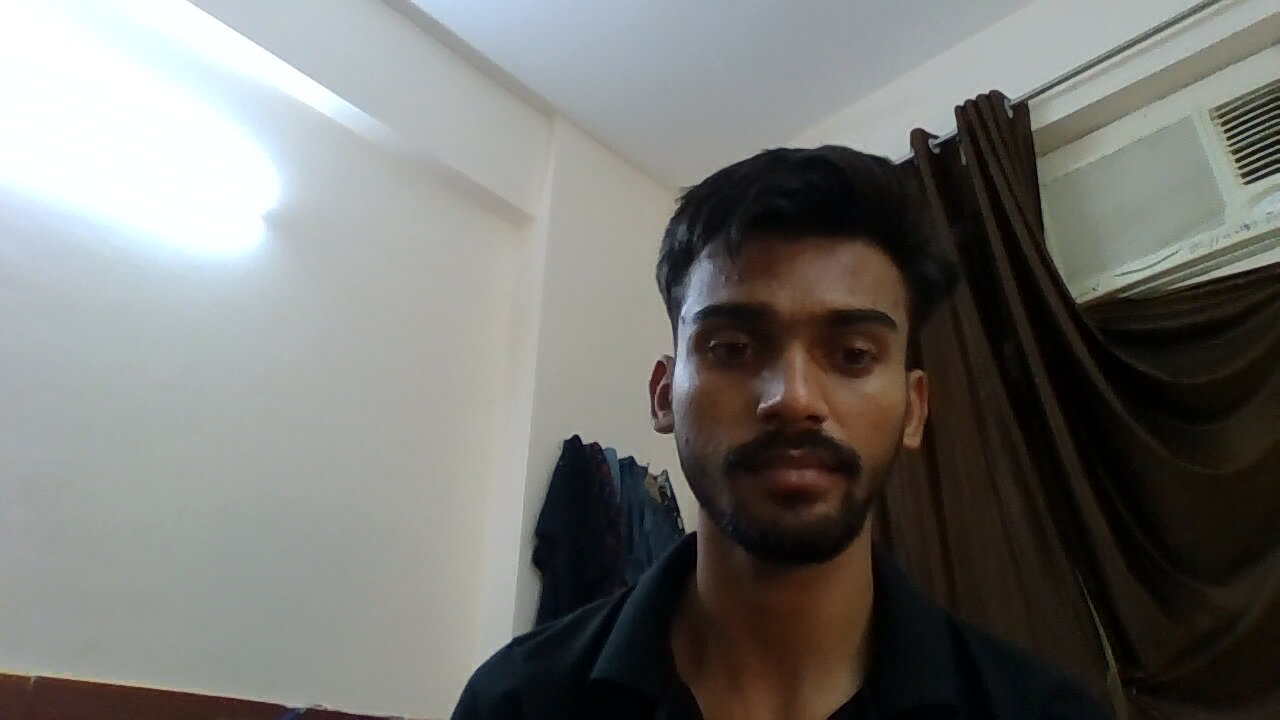
//> input picture faces/Priyanshu.jpg, 1280 x 720 px
$ ./2   (built with g++ and OpenCV 4)
//> lines starting //> are read from the running program, lines starting //| are printed output that depends on the picture; after the words box and inside, x2 and y2 are one past the last pixel; in counts of white or black regions, pixels touching at a corner belong together
#include <opencv2/opencv.hpp>
#include <opencv2/face.hpp>
#include <dlib/opencv.h>
#include <iostream>
#include <filesystem>
#include <unordered_map>

using namespace cv;
using namespace cv::face;
using namespace std;
namespace fs = std::filesystem;

const string faces_folder = "faces";

void recognizeFaces(const vector<Mat>& knownFaceImages, const vector<string>& knownFaceNames) {
    Ptr<LBPHFaceRecognizer> model = LBPHFaceRecognizer::create();

    // Convert string labels to integers for training
    unordered_map<string, int> labelMapping;
    vector<int> labels;

    int labelIndex = 0;
    for (const auto& name : knownFaceNames) {
        if (labelMapping.find(name) == labelMapping.end()) {
            labelMapping[name] = labelIndex++;
        }
        labels.push_back(labelMapping[name]);
    }

    model->train(knownFaceImages, labels);

    VideoCapture video(0);
    if (!video.isOpened()) {
        cerr << "Error: Couldn't open the camera." << endl;
        return;
    }

    CascadeClassifier faceCascade;
    if (!faceCascade.load(samples::findFile("lbpcascade_frontalface.xml"))) {
        cerr << "Error: Couldn't load face cascade." << endl;
        return;
    }

    Mat frame;
    vector<Rect> faces;

    while (true) {
        video >> frame;
        if (frame.empty()) {
            cerr << "Error: Couldn't capture frame." << endl;
            break;
        }

        Mat grayFrame;
        cvtColor(frame, grayFrame, COLOR_BGR2GRAY);

        faceCascade.detectMultiScale(grayFrame, faces, 1.1, 4, 0 | CASCADE_SCALE_IMAGE, Size(30, 30));

        for (const auto& face : faces) {
            Mat faceROI = grayFrame(face);
            resize(faceROI, faceROI, Size(100, 100), 1.0, 1.0, INTER_CUBIC);

            int predictedLabel = -1;
            double confidence = 0.0;
            model->predict(faceROI, predictedLabel, confidence);

            string personName = "Unknown";
            for (const auto& entry : labelMapping) {
                if (entry.second == predictedLabel) {
                    personName = entry.first;
                    break;
                }
            }

            rectangle(frame, face, Scalar(0, 255, 0), 2);
            putText(frame, "Person: " + personName, Point(face.x, face.y - 10), FONT_HERSHEY_SIMPLEX, 0.5, Scalar(255, 255, 255), 1);
        }

        imshow("Face Recognition", frame);

        if (waitKey(30) == 27) {
            cout << "Exiting program." << endl;
            break;
        }
    }
}

int main() {
    vector<Mat> knownFaceImages;
    vector<string> knownFaceNames;

    for (const auto& entry : fs::directory_iterator(faces_folder)) {
        if (entry.path().extension() != ".jpg")
            continue;

        Mat image = imread(entry.path().string(), IMREAD_GRAYSCALE);
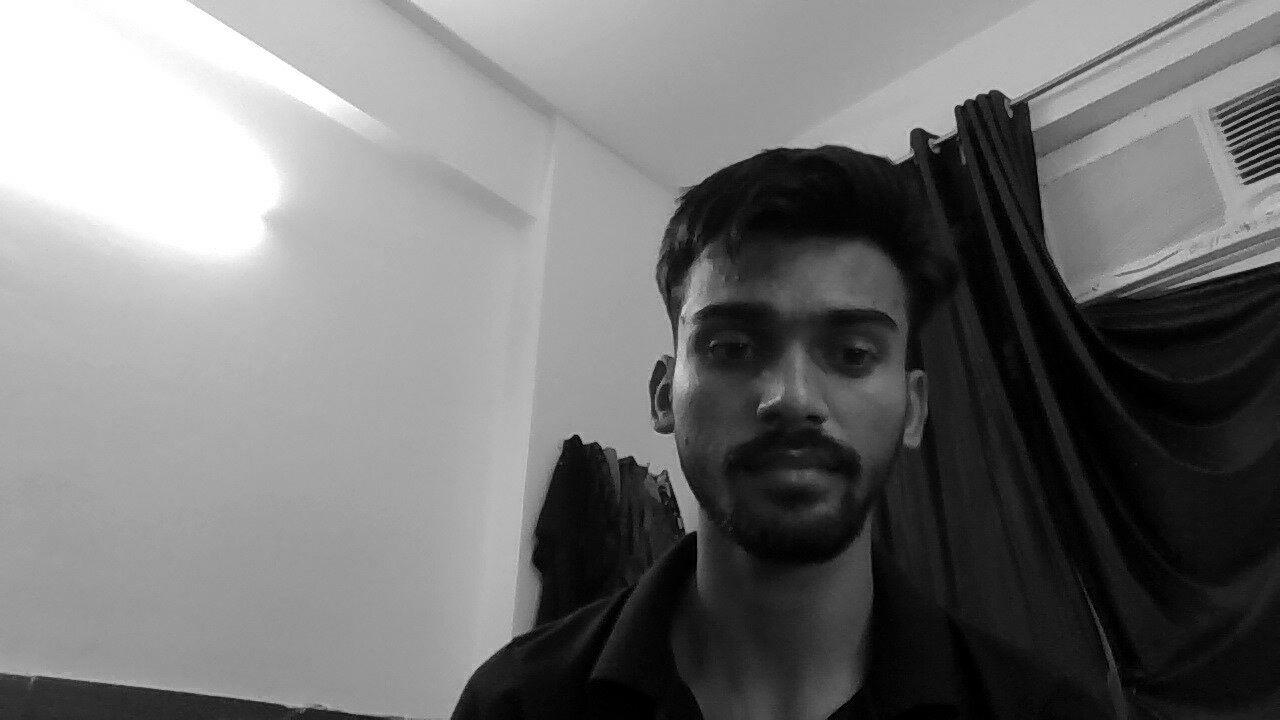
//> image: 720 rows x 1280 cols, CV_8UC1; min 0, max 255, mean 116.4
        if (image.empty()) {
            cerr << "Error: Couldn't read image " << entry.path().string() << endl;
            continue;
        }

        string personName = entry.path().stem().string();

        knownFaceImages.push_back(image);
        knownFaceNames.push_back(personName);
    }
//> pass 2 of the loop `for (const auto& entry : fs::directory_iterator(faces_folder))`:
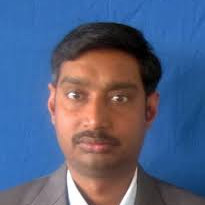
//> input picture faces/Director_Sir.jpg, 205 x 205 px
//> `Mat image = imread(entry.path().string(), IMREAD_GRAYSCALE);`:
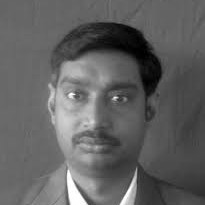
//> image: 205 rows x 205 cols, CV_8UC1; min 0, max 255, mean 97
//> pass 3 of the loop `for (const auto& entry : fs::directory_iterator(faces_folder))`:
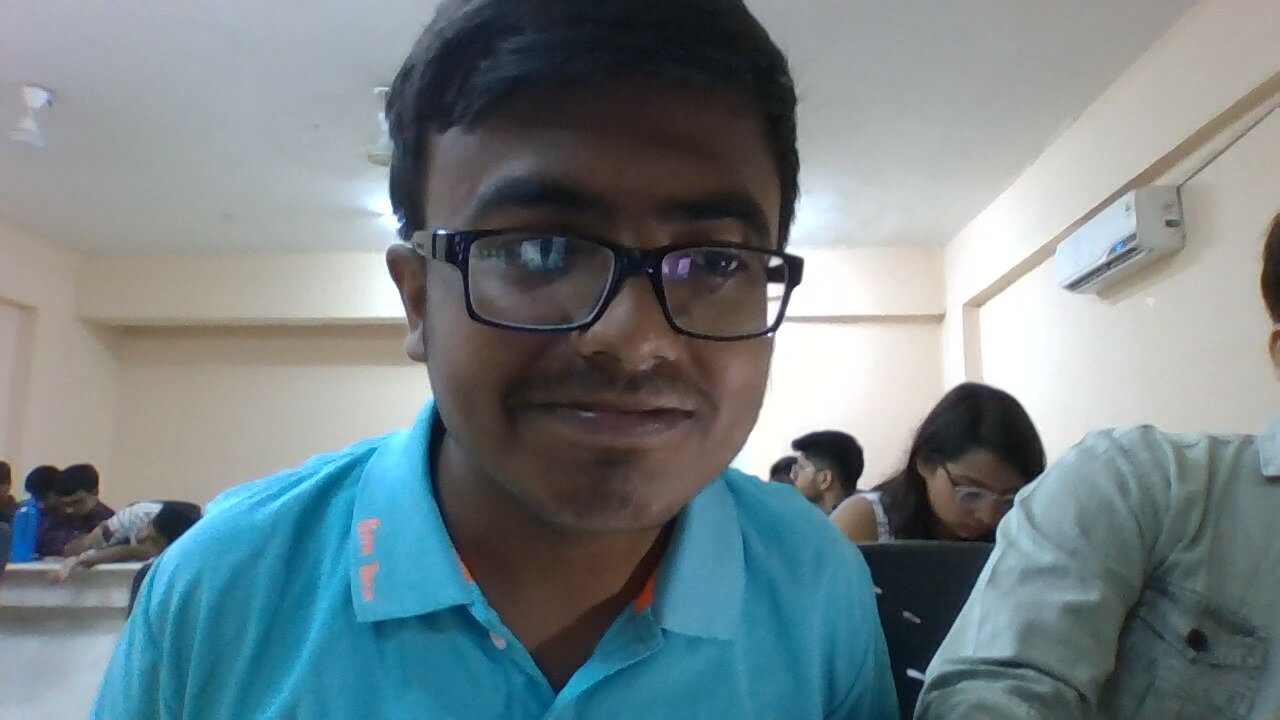
//> input picture faces/AsIf.jpg, 1280 x 720 px
//> `Mat image = imread(entry.path().string(), IMREAD_GRAYSCALE);`:
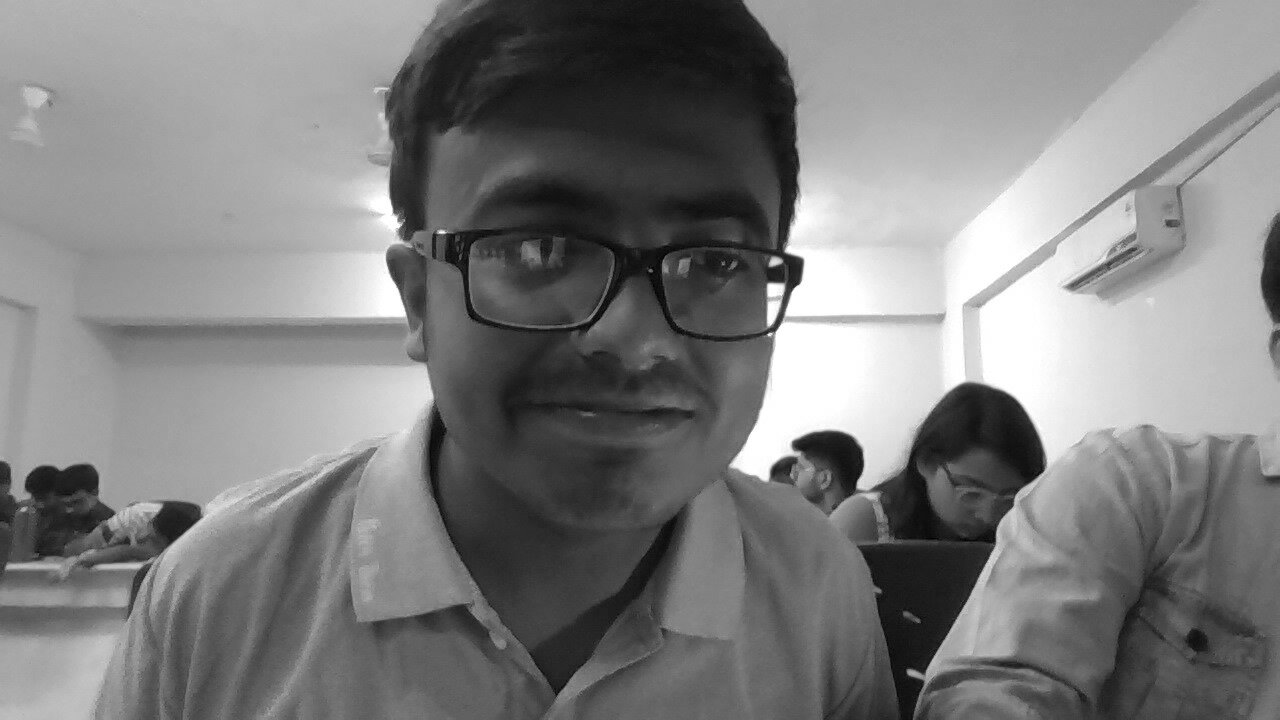
//> image: 720 rows x 1280 cols, CV_8UC1; min 0, max 255, mean 127.1

    if (knownFaceImages.empty()) {
        cerr << "Error: No face images found in the 'faces' folder." << endl;
        return 1;
    }

    recognizeFaces(knownFaceImages, knownFaceNames);
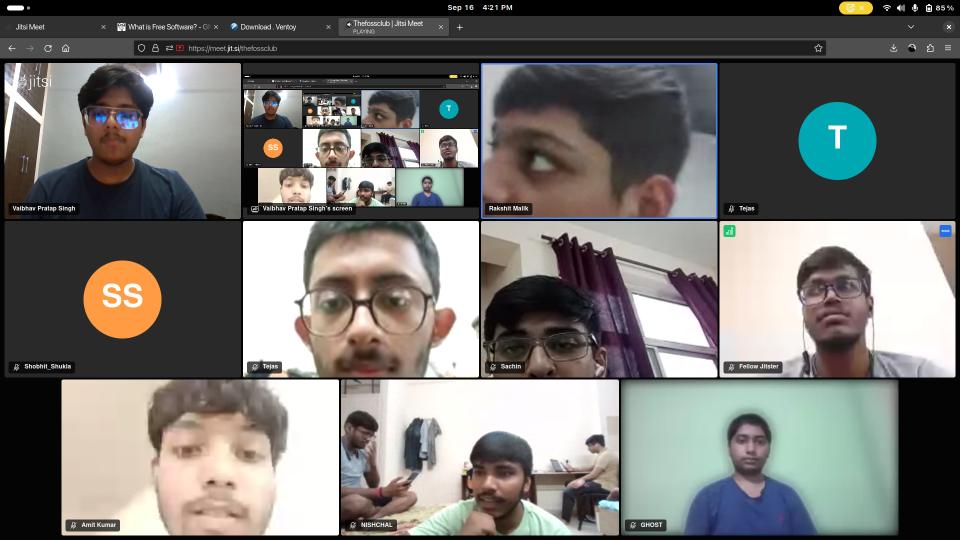
//> input picture test.png, 1920 x 1080 px, given in place of the camera (shown at 1/2 size)
//> in recognizeFaces, frame is the input picture: 1080 rows x 1920 cols, CV_8UC3; mean B, G, R 111.3, 114.7, 116.5
//> in recognizeFaces, `cvtColor(frame, grayFrame, COLOR_BGR2GRAY);`:
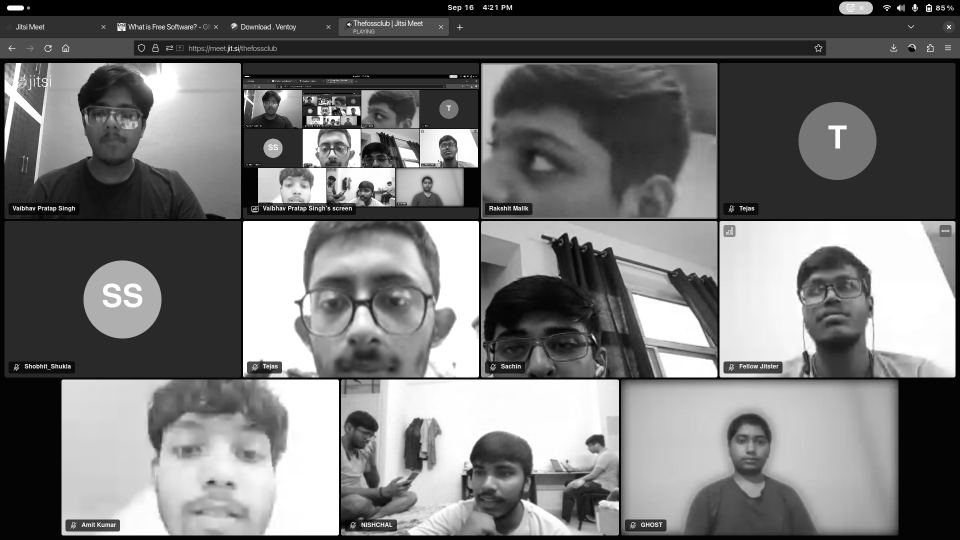
//> grayFrame: 1080 rows x 1920 cols, CV_8UC1 (shown at 1/2 size); min 0, max 255, mean 114.9
//> in recognizeFaces, `faceCascade.detectMultiScale(grayFrame, faces, 1.1, 4, 0 | CASCADE_SCA..`: faces = 4 Rects (x, y, width, height): [1455, 846, 93, 93], [160, 167, 145, 145], [1591, 518, 148, 148], [552, 458, 344, 344]
//> the loop in recognizeFaces, `for (const auto& face : faces)` made 4 passes
//> (face, predictedLabel, confidence) on passes 1 to 4: (Rect(1455, 846, 93, 93), 1, 152.8), (Rect(160, 167, 145, 145), 2, 110.3), (Rect(1591, 518, 148, 148), 2, 128.2), (Rect(552, 458, 344, 344), 1, 114.8)
//> pass 1, in recognizeFaces, `Mat faceROI = grayFrame(face);`:
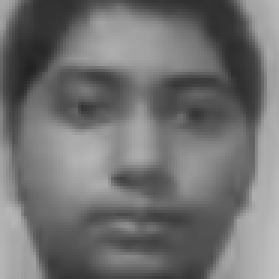
//> faceROI: 93 rows x 93 cols, CV_8UC1 (shown 3 times larger); min 34, max 194, mean 113.3
//> pass 1, in recognizeFaces, `putText(frame, "Person: " + personName, Point(face.x, face.y - 10), FO..`:
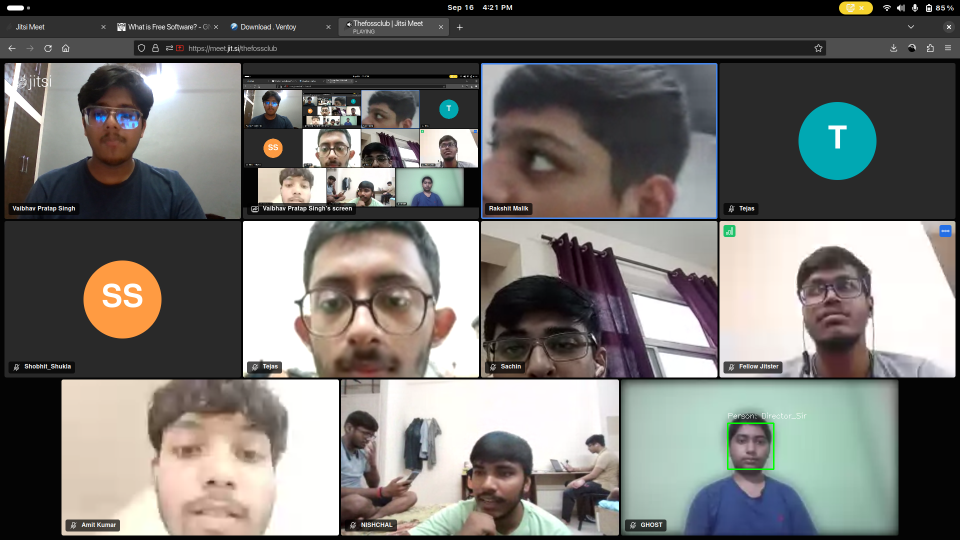
//> frame: 1080 rows x 1920 cols, CV_8UC3 (shown at 1/2 size); 0.07% of pixels changed, all inside (x1, y1, x2, y2) = (1454, 825, 1613, 940)
//> pass 2, in recognizeFaces, `Mat faceROI = grayFrame(face);`:
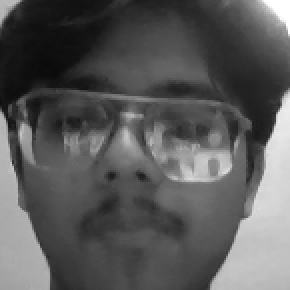
//> faceROI: 145 rows x 145 cols, CV_8UC1 (shown 2 times larger); min 10, max 255, mean 89.8
//> after the loop in recognizeFaces, `for (const auto& face : faces)`:
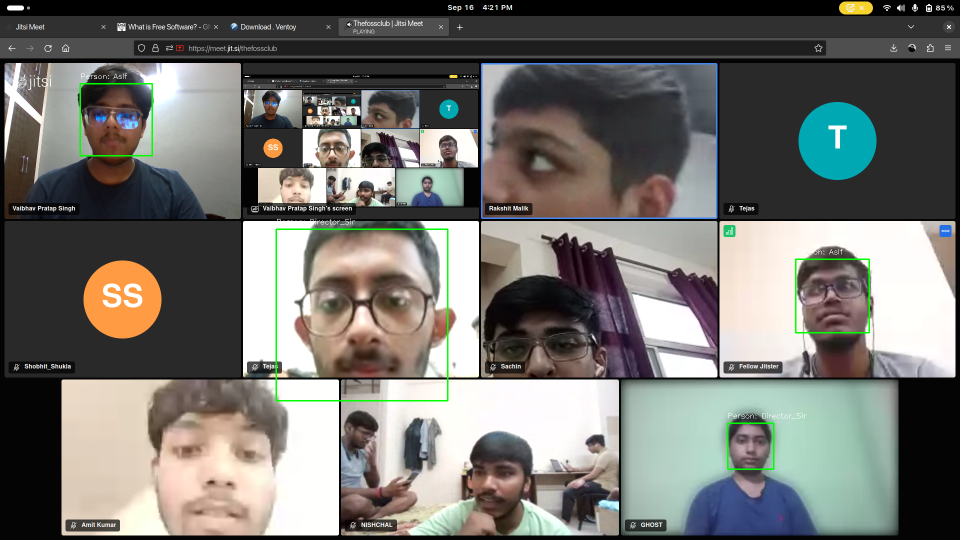
//> frame: 1080 rows x 1920 cols, CV_8UC3 (shown at 1/2 size); 0.4% of pixels changed, all inside (x1, y1, x2, y2) = (159, 147, 1740, 803)
//> the Esc key is pressed

    return 0;
}
